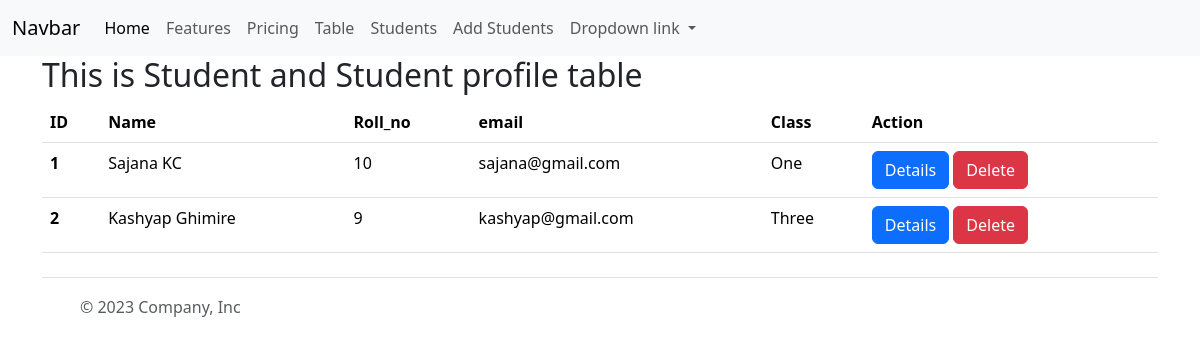
The app's page /student/, older data.
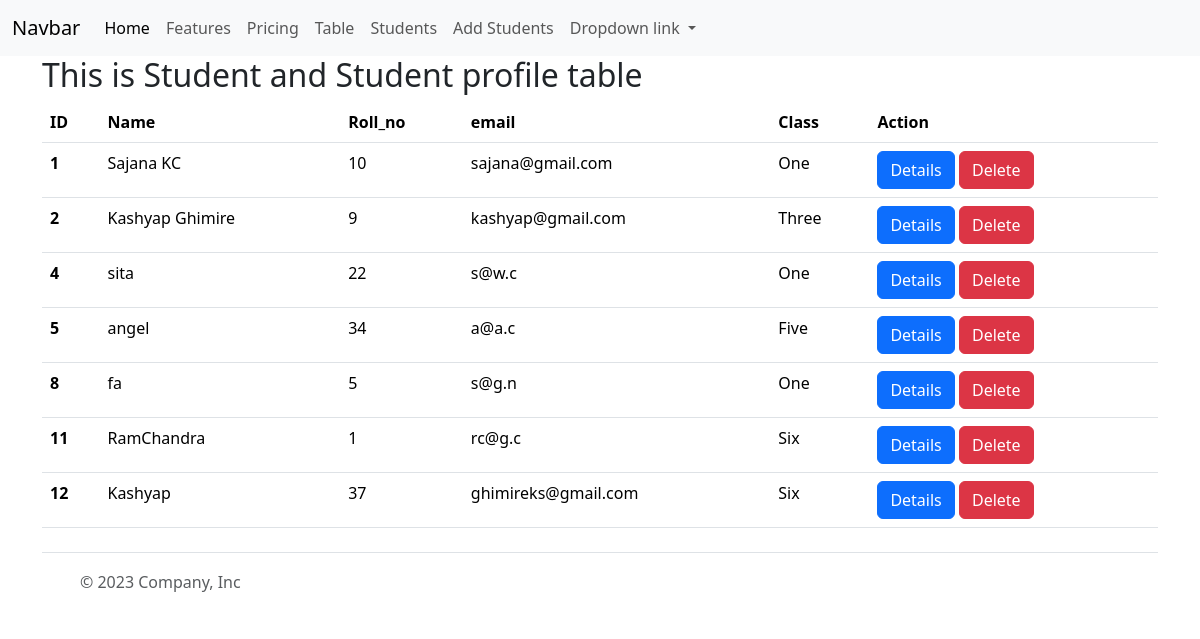
The same page, newer data.
### myapp/models.py (models this page shows, shortened)
class StudentProfile(models.Model):
    student=models.OneToOneField(Student,on_delete=models.CASCADE)
    phone=models.CharField(max_length=14)
    roll_no=models.IntegerField()
    bio=models.TextField(max_length=500)
    profile_pic=models.FileField(null=True, blank=True,upload_to="profile_pics")

class Student(models.Model):
    name=models.CharField(max_length=50)
    age=models.IntegerField()
    address=models.CharField(max_length=50)
    email=models.EmailField(max_length=50)
    classroom=models.ForeignKey(ClassRoom,on_delete=models.CASCADE,related_name="classroom_students",null=True,blank=True)

class ClassRoom(models.Model):
    class_name =models.CharField(max_length=20)

### myapp/views.py (the view)
# urls.py: path('student/',studentdetails,name='studentpage'),
def studentdetails(request):
    studentprofile=StudentProfile.objects.all()
    context={"students": studentprofile}
    return render(request,'student.html',context)

### templates/student.html (shortened to what this page needs)
{% extends "base.html" %}
{% block content %}
<div class='container'>
    <h2>This is Student and Student profile table</h2>
    <table class="table">
      <thead>
        <tr>
          <th scope="col">ID</th>
          <th scope="col">Name</th>
          <th scope="col">Roll_no</th>
          <th scope="col">email</th>
          <th scope="col">Class</th>
          <th scope="col">Action</th>
        </tr>
      </thead>
      <tbody>
          {% for student in students %}
          <tr>
              <th scope="row">{{ student.id }}</th>
              <td>{{ student.student.name }}</td>
              <td>{{ student.roll_no }}</td>
              <td>{{ student.student.email }}</td>
              <td>{{ student.student.classroom.class_name }}</td>
              <td>
                <a class="btn btn-primary" href="{% url "details_student" student.id %}">Details</a>
                <a class="btn btn-danger"href="{% url "delete_student" student.id %}">Delete</a>
              </td>
            </tr>
          {% endfor %}
      </tbody>
    </table>
</div>
{% endblock content %}

### templates/base.html (shortened to what this page needs)
<!DOCTYPE html>
<html lang="en">
<head>
    <link href="https://cdn.jsdelivr.net/npm/bootstrap@5.3.2/dist/css/bootstrap.min.css" rel="stylesheet">
</head>
<body>
    <nav class="navbar navbar-expand-lg bg-body-tertiary">
        <div class="container-fluid">
          <a class="navbar-brand" href="#">Navbar</a>
          <div class="collapse navbar-collapse" id="navbarNavDropdown">
            <ul class="navbar-nav">
              <li class="nav-item">
                <a class="nav-link active" aria-current="page" href="{% url "homepage" %}">Home</a>
              </li>
              <li class="nav-item">
                <a class="nav-link" href="{% url "featurespage" %}">Features</a>
              </li>
              <li class="nav-item">
                <a class="nav-link" href="{% url "pricepage" %}">Pricing</a>
              </li>
              <li class="nav-item">
                <a class="nav-link" href="{% url "table" %}">Table</a>
              </li>
              <li class="nav-item">
                <a class="nav-link" href="{% url "studentpage" %}">Students</a>
              </li>
              <li class="nav-item">
                <a class="nav-link" href="{% url "add_student" %}">Add Students</a>
              </li>
              <li class="nav-item dropdown">
                <a class="nav-link dropdown-toggle" href="#" role="button" data-bs-toggle="dropdown" aria-expanded="false">
                  Dropdown link
                </a>
              </li>
            </ul>
          </div>
        </div>
      </nav>
      {% block content %}
      {% endblock content %}
<div class="container">
  <footer class="d-flex flex-wrap justify-content-between align-items-center py-3 my-4 border-top">
    <div class="col-md-4 d-flex align-items-center">
      <a href="/" class="mb-3 me-2 mb-md-0 text-body-secondary text-decoration-none lh-1">
        <svg class="bi" width="30" height="24"><use xlink:href="#bootstrap"></use></svg>
      </a>
      <span class="mb-3 mb-md-0 text-body-secondary">© 2023 Company, Inc</span>
    </div>
    <ul class="nav col-md-4 justify-content-end list-unstyled d-flex">
      <li class="ms-3"><a class="text-body-secondary" href="#"><svg class="bi" width="24" height="24"><use xlink:href="#twitter"></use></svg></a></li>
      <li class="ms-3"><a class="text-body-secondary" href="#"><svg class="bi" width="24" height="24"><use xlink:href="#instagram"></use></svg></a></li>
      <li class="ms-3"><a class="text-body-secondary" href="#"><svg class="bi" width="24" height="24"><use xlink:href="#facebook"></use></svg></a></li>
    </ul>
  </footer>
</div>
</body>
</html>

Row changes from the older to the newer data that the page shows:
added StudentProfile: id "4", student.name "sita", roll_no "22", student.email "s@w.c", student.classroom.class_name "One"
added StudentProfile: id "5", student.name "angel", roll_no "34", student.email "a@a.c", student.classroom.class_name "Five"
added StudentProfile: id "8", student.name "fa", roll_no "5", student.email "s@g.n", student.classroom.class_name "One"
added StudentProfile: id "11", student.name "RamChandra", roll_no "1", student.email "rc@g.c", student.classroom.class_name "Six"
added StudentProfile: id "12", student.name "Kashyap", roll_no "37", student.email "ghimireks@gmail.com", student.classroom.class_name "Six"
